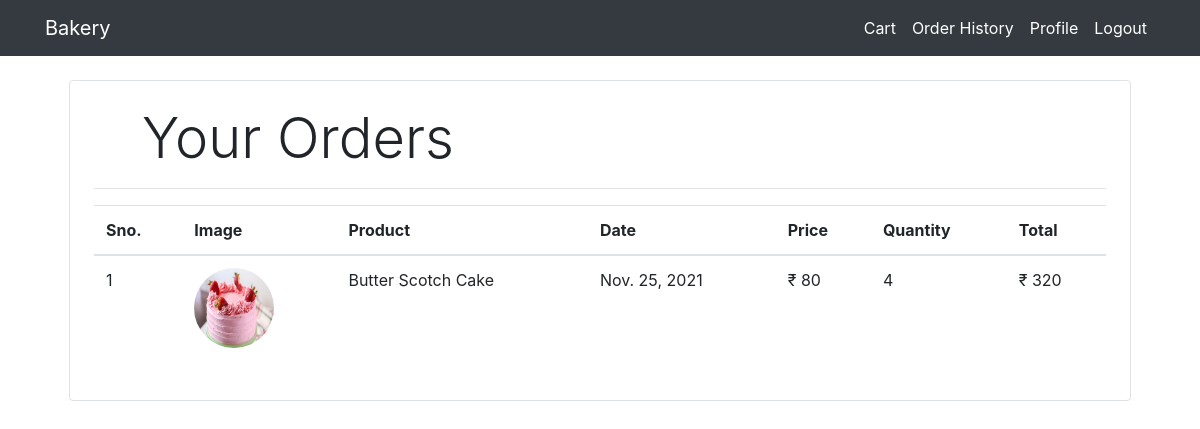
Page /orderhistory/ (signed in) on the earlier database version.
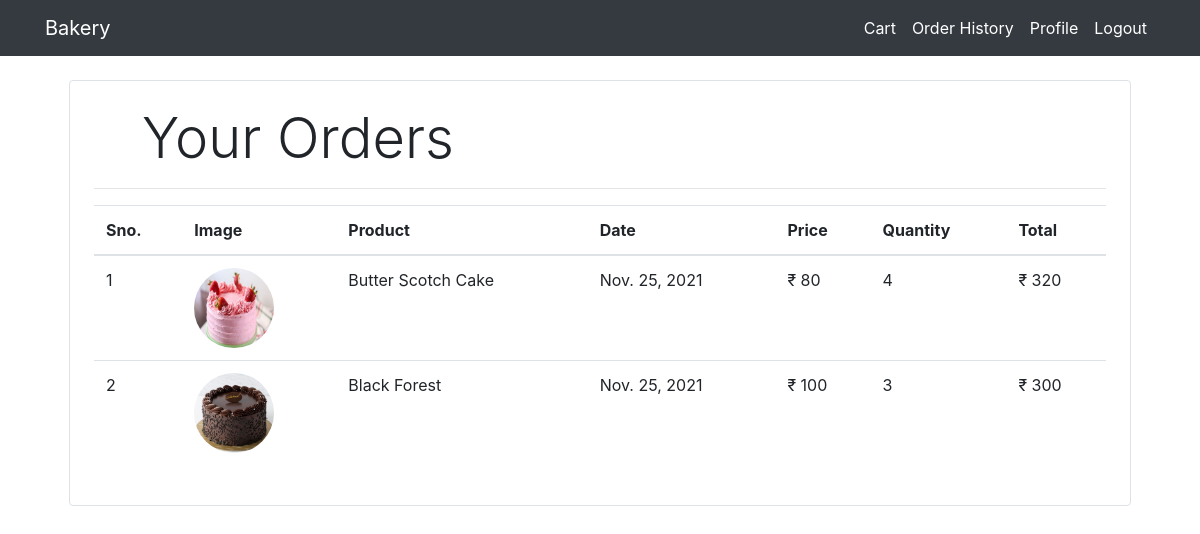
Same page on the later database version.
### Bakery/models.py (models this page shows, shortened)
class Order(models.Model):
    product = models.ForeignKey(Product,on_delete=models.CASCADE,null=True)
    customer = models.ForeignKey(Customer,on_delete=models.CASCADE,null=True)
    quantity = models.IntegerField(default=1)
    price = models.IntegerField()
    email = models.EmailField()
    address = models.CharField(max_length=50,default='',blank=True)
    phone = models.CharField(max_length=15,default='',blank=True)
    date = models.DateField(default=datetime.datetime.today)
    @staticmethod
    def get_orders_by_customer(customer_email):
        return Order.objects.filter(email=customer_email)

class Product(models.Model):
    name = models.CharField(max_length=100, null=True)
    quantity = models.PositiveIntegerField(null=True)
    price = models.PositiveIntegerField(null=True)
    category = models.ForeignKey(Category, on_delete=models.CASCADE,default=1)
    image = models.ImageField(upload_to='uploads/products/', default='default_image.jpeg')

### Bakery/Views/views.py (the view)
# urls.py: path('orderhistory/', views.order_history.as_view(), name='Bakery-order'),
class order_history(View):
	def get(self, request):
		customer=request.session.get('customer_email')
		print(customer)
		orders=Order.get_orders_by_customer(customer)
		print('orders', orders)
		return render(request,'Bakery/order_history.html',{'orders': orders})

### Bakery/templatetags/custom_filter.py (called while the page is built)
@register.filter(name='currency')
def currency(nunmber):
    return "₹ "+str(nunmber)

@register.filter(name='multiply')
def multiply(number,number1):
    return number*number1

### templates/Bakery/order_history.html (shortened to what this page needs)
{%extends 'Partials/base.html'%}
{%block content%}
{%load cart%}
{%load custom_filter%}
<div class="container">
   <div class="border rounded p-4 m-4">
        <p class="display-4 pl-4 ml-4">Your Orders</p>
        <hr>
        <table class="table">
            <thead>
                <tr>
                    <th>Sno.</th>
                    <th>Image</th>
                    <th>Product</th>
                    <th>Date</th>
                    <th>Price</th>
                    <th>Quantity</th>
                    <th>Total</th>
                </tr>
            </thead>
            <tbody>
                {% for order in orders %}
                <tr>
                    <td>{{forloop.counter}}</td>
                    <td><img style="height: 80px;" class="rounded-circle" src="{{order.product.image.url}}" alt=""></td>
                    <td>{{order.product.name}}</td>
                    <td>{{order.date}}</td>
                    <td>{{order.price|currency}}</td>
                    <td>{{order.quantity}}</td>
                    <td>{{order.quantity|multiply:order.price|currency}}</td>
                </tr>
                {% endfor %}
            </tbody>
        </table>
   </div>
</div>
{%endblock%}

Differences in the rows shown:
added Order: product.image (picture), product.name "Black Forest", date "Nov. 25, 2021", price "₹ 100", quantity "3", quantity|multiply "₹ 300"
